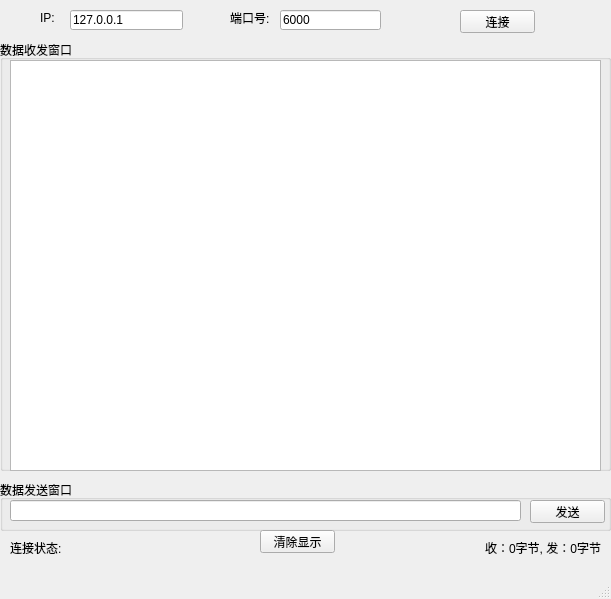
<?xml version="1.0" encoding="UTF-8"?>
<ui version="4.0">
 <class>MainWindow</class>
 <widget class="QMainWindow" name="MainWindow">
  <property name="geometry">
   <rect>
    <x>0</x>
    <y>0</y>
    <width>611</width>
    <height>599</height>
   </rect>
  </property>
  <property name="minimumSize">
   <size>
    <width>611</width>
    <height>599</height>
   </size>
  </property>
  <property name="maximumSize">
   <size>
    <width>611</width>
    <height>599</height>
   </size>
  </property>
  <property name="windowTitle">
   <string>MainWindow</string>
  </property>
  <widget class="QWidget" name="centralwidget">
   <widget class="QLineEdit" name="lineEdit">
    <property name="geometry">
     <rect>
      <x>70</x>
      <y>10</y>
      <width>113</width>
      <height>20</height>
     </rect>
    </property>
    <property name="text">
     <string>127.0.0.1</string>
    </property>
   </widget>
   <widget class="QLineEdit" name="lineEdit_2">
    <property name="geometry">
     <rect>
      <x>280</x>
      <y>10</y>
      <width>101</width>
      <height>20</height>
     </rect>
    </property>
    <property name="text">
     <string>6000</string>
    </property>
   </widget>
   <widget class="QTextBrowser" name="textBrowser">
    <property name="geometry">
     <rect>
      <x>10</x>
      <y>60</y>
      <width>591</width>
      <height>411</height>
     </rect>
    </property>
    <property name="readOnly">
     <bool>false</bool>
    </property>
   </widget>
   <widget class="QPushButton" name="pushButton">
    <property name="geometry">
     <rect>
      <x>460</x>
      <y>10</y>
      <width>75</width>
      <height>23</height>
     </rect>
    </property>
    <property name="text">
     <string>连接</string>
    </property>
   </widget>
   <widget class="QLabel" name="label">
    <property name="geometry">
     <rect>
      <x>40</x>
      <y>10</y>
      <width>21</width>
      <height>16</height>
     </rect>
    </property>
    <property name="text">
     <string>IP:</string>
    </property>
   </widget>
   <widget class="QLabel" name="label_2">
    <property name="geometry">
     <rect>
      <x>230</x>
      <y>10</y>
      <width>41</width>
      <height>16</height>
     </rect>
    </property>
    <property name="text">
     <string>端口号:</string>
    </property>
   </widget>
   <widget class="QLineEdit" name="lineEdit_3">
    <property name="geometry">
     <rect>
      <x>10</x>
      <y>500</y>
      <width>511</width>
      <height>21</height>
     </rect>
    </property>
   </widget>
   <widget class="QPushButton" name="pushButton_2">
    <property name="geometry">
     <rect>
      <x>530</x>
      <y>500</y>
      <width>75</width>
      <height>23</height>
     </rect>
    </property>
    <property name="text">
     <string>发送</string>
    </property>
   </widget>
   <widget class="QLabel" name="label_3">
    <property name="geometry">
     <rect>
      <x>10</x>
      <y>540</y>
      <width>61</width>
      <height>16</height>
     </rect>
    </property>
    <property name="text">
     <string>连接状态:</string>
    </property>
   </widget>
   <widget class="QLabel" name="label_4">
    <property name="geometry">
     <rect>
      <x>70</x>
      <y>540</y>
      <width>141</width>
      <height>16</height>
     </rect>
    </property>
    <property name="text">
     <string/>
    </property>
   </widget>
   <widget class="QLabel" name="label_5">
    <property name="geometry">
     <rect>
      <x>380</x>
      <y>540</y>
      <width>221</width>
      <height>16</height>
     </rect>
    </property>
    <property name="text">
     <string>收：0字节, 发：0字节</string>
    </property>
    <property name="alignment">
     <set>Qt::AlignRight|Qt::AlignTrailing|Qt::AlignVCenter</set>
    </property>
   </widget>
   <widget class="QPushButton" name="pushButton_3">
    <property name="geometry">
     <rect>
      <x>260</x>
      <y>530</y>
      <width>75</width>
      <height>23</height>
     </rect>
    </property>
    <property name="text">
     <string>清除显示</string>
    </property>
   </widget>
   <widget class="QGroupBox" name="groupBox">
    <property name="geometry">
     <rect>
      <x>0</x>
      <y>40</y>
      <width>611</width>
      <height>431</height>
     </rect>
    </property>
    <property name="title">
     <string>数据收发窗口</string>
    </property>
   </widget>
   <widget class="QGroupBox" name="groupBox_2">
    <property name="geometry">
     <rect>
      <x>0</x>
      <y>480</y>
      <width>611</width>
      <height>51</height>
     </rect>
    </property>
    <property name="title">
     <string>数据发送窗口</string>
    </property>
   </widget>
   <zorder>groupBox_2</zorder>
   <zorder>groupBox</zorder>
   <zorder>lineEdit</zorder>
   <zorder>lineEdit_2</zorder>
   <zorder>textBrowser</zorder>
   <zorder>pushButton</zorder>
   <zorder>label</zorder>
   <zorder>label_2</zorder>
   <zorder>lineEdit_3</zorder>
   <zorder>pushButton_2</zorder>
   <zorder>label_3</zorder>
   <zorder>label_4</zorder>
   <zorder>label_5</zorder>
   <zorder>pushButton_3</zorder>
  </widget>
  <widget class="QMenuBar" name="menubar">
   <property name="geometry">
    <rect>
     <x>0</x>
     <y>0</y>
     <width>611</width>
     <height>23</height>
    </rect>
   </property>
  </widget>
  <widget class="QStatusBar" name="statusbar"/>
 </widget>
 <resources/>
 <connections/>
</ui>
